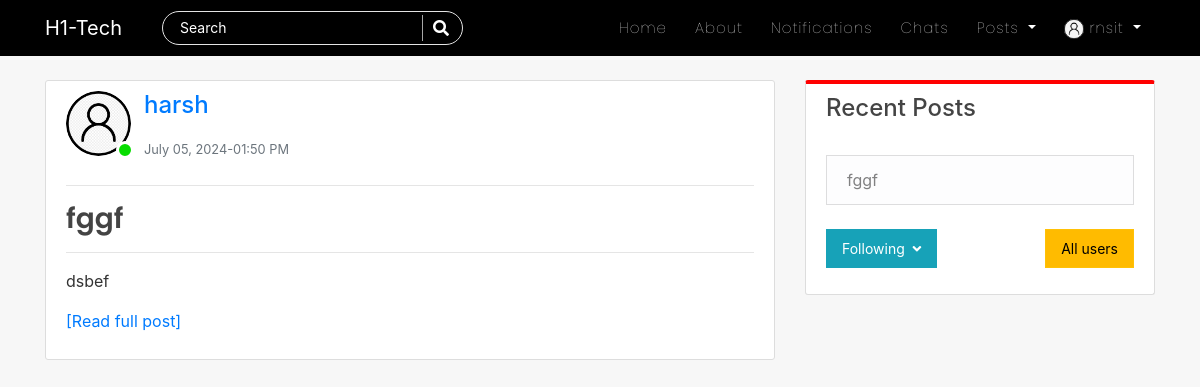
The page /feed/ (signed in) on the database its author committed.
### users/models.py (models this page shows, shortened)
class Profile(models.Model):
    user = models.OneToOneField(User, on_delete=models.CASCADE)
    is_online = models.BooleanField(default=False)
    following = models.ManyToManyField(User, related_name="following", blank=True)
    friends = models.ManyToManyField(User, related_name='my_friends', blank=True)
    bio = models.CharField(default="",blank=True,null=True,max_length=350)
    date_of_birth = models.CharField(blank=True,max_length=150)
    updated = models.DateTimeField(auto_now=True)
    created = models.DateTimeField(auto_now_add=True)
    image = models.ImageField(default='default.jpg', upload_to='profile_pics',blank=True, null=True)
    def profile_posts(self):
        return self.user.post_set.all()

### blog/models.py (models this page shows, shortened)
class Post(models.Model):
    title = models.CharField(max_length=150)
    content = RichTextField(blank=True, null=True)
    date_posted = models.DateTimeField(default=timezone.now)
    date_updated = models.DateTimeField(auto_now=True)
    author = models.ForeignKey(User, on_delete=models.CASCADE)
    likes = models.ManyToManyField(User, related_name="blogpost", blank=True)
    saves = models.ManyToManyField(User, related_name="blogsave", blank=True)

### blog/views.py (the view)
# urls.py: path('feed/', posts_of_following_profiles, name='posts-follow-view'),
@login_required
def posts_of_following_profiles(request):
    profile = Profile.objects.get(user = request.user)
    users = [user for user in profile.following.all()]
    posts = []
    qs = None
    for u in users:
        p = Profile.objects.get(user=u)
        p_posts = p.user.post_set.all()
        posts.append(p_posts)
    my_posts = profile.profile_posts()
    posts.append(my_posts)
    if len(posts)>0:
        qs = sorted(chain(*posts), reverse=True, key=lambda obj:obj.date_posted)
    paginator = Paginator(qs, 5)
    page = request.GET.get('page')
    try:
        posts_list = paginator.page(page)
    except PageNotAnInteger:
        posts_list = paginator.page(1)
    except EmptyPage:
        posts_list = paginator.page(paginator.num_pages)
    return render(request,'blog/feeds.html',{'profile':profile,'posts':posts_list})

### blog/templates/blog/feeds.html (shortened to what this page needs)
{% extends "blog/base.html" %}
{% block content %}
<div class="col-md-8">
    {% for post in posts %}
    <article class="content-section" style="overflow: auto;">
      <div class="media">
        <div class="img-cont3">
          <img class="rounded-circle article-img" src="{{post.author.profile.image.url}}" alt="image">
          {% if post.author.profile.is_online %}
              <span class="online-circle4"></span>
          {% else %}
              <span class="offline-circle4"></span>
          {% endif %}
        </div>
        <div class="media-body">
          <p>
            <a class="mr-2 h4" href="{% url 'profile-detail-view' post.author.pk %}">{{ post.author }}</a>
          </p>
          <small class="text-muted">{{ post.date_posted|date:"F d, Y-h:i A" }}</small>
        </div>
    </div>
    <hr>
    <h3><a class="article-title" href="{% url 'post-detail' post.id %}">{{ post.title }}</a></h3>
    <hr>
      <p class="article-content">{{ post.content|safe|linebreaks|truncatewords_html:"20" }}<a href="{% url 'post-detail' post.id %}">[Read full post]</a></p>
    </article>
    {% endfor %}
</div>
<div class="col-md-4">
  <div class="content-section" style="border-top: 4px solid red;">
    <h4>Recent Posts</h4>
    <br>
      <ul class="list-group">
          {% if posts.0 %}
            <a href="{% url 'post-detail' posts.0.pk %}"><li class="list-group-item list-group-item-light">{{ posts.0.title }}</li></a>
          {% else %}
            <span class="text-muted">Your Feed is empty</span>
          {% endif %}
      </ul>
      <br>
        <div>
          <a class="btn btn-info" data-toggle="collapse" href="#collapseExample" role="button" aria-expanded="false" aria-controls="collapseExample">Following &nbsp;<i class="fas fa-angle-down"></i></a>
          <a class="btn btn-warning float-right" href="{% url 'profile-list-view' %}">All users</a>
          <br>
      </div>
  </div>
</div>
{% endblock %}

### blog/templates/blog/navbar.html (shortened to what this page needs)
<nav class="navbar navbar-expand-lg navbar-dark bg-steel fixed-top">
    <div class="container">
      <a class="navbar-brand mr-4 pr-3" href="/">H1-Tech</a>
      <div class="collapse navbar-collapse" id="navbarToggle">
        <div class="navbar-nav mr-auto">
          <div id="searchbar" >
            <form method="GET" action="/search">
              <input required name="query" id="search" type="text" placeholder="Search">
              <button class="search-btn" type="submit"><i class="fas fa-search"></i></button>
            </form>
          </div>
        </div>
        <div class="navbar-nav">
          <a class="nav-item nav-link" href="{% url 'blog-home' %}">Home</a>
          <a class="nav-item nav-link" href="{% url 'blog-about' %}">About</a>
          {% if user.is_authenticated %}
          <a class="nav-item nav-link" href="{% url 'show-notifications' %}">Notifications</a>
          <a class="nav-item nav-link" href="{% url 'room-enroll' %}">Chats</a>
          <div class="dropdown">
            <a class="dropdown-toggle nav-link" href="#" role="button" id="dropdownMenuLink1" data-toggle="dropdown" aria-haspopup="true" aria-expanded="false">
              Posts
            </a>
          </div>
          {% endif %}
          {% if user.is_authenticated %}
            <div class="dropdown">
              <a class="dropdown-toggle nav-link" href="#" role="button" id="dropdownMenuLink2" data-toggle="dropdown" aria-haspopup="true" aria-expanded="false">
                <img class="rounded-circle" style="height: 20px; width: 20px;" src="{{user.profile.image.url}}" alt="">&nbsp;{{user|truncatechars:"10"}}
              </a>
            </div>
          {% else %}
            <a class="nav-item nav-link" href="{% url 'account_login' %}">Login</a>
            <a class="nav-item nav-link" href="{% url 'register' %}">Register</a>
          {% endif %}
        </div>
      </div>
    </div>
</nav>

### blog/static/blog/main.css (style rules this page uses)
body { background: #f7f7f7; color: #333333; margin-top: 5rem; scroll-behavior: smooth; }
h1, h2, h3, h4, h5, h6 { color: #444444; }
ul { margin: 0; }
.bg-steel { background: black; }
.site-header .navbar-nav .nav-link { color: #ffffff; font-family:'Poppins'; font-weight: 100; margin: 0px 6px; font-size: 15px; letter-spacing: 1px; }
.content-section { background: #ffffff; padding: 10px 20px; border: 1px solid #dddddd; border-radius: 3px; margin-bottom: 20px; }
.article-title { color: #444444; font-family: 'poppins'; font-weight: 600; }
.article-content { white-space: pre-line; }
.article-img { height: 65px; width: 65px; margin-right: 16px; }
.img-cont3 { height: 78px; width: 78px; position: relative; }
.online-circle4 { width: 18px; height: 18px; border-radius: 50%; background-color:#07dd00; border: 3px solid white; bottom: 10px; right: 10px; position: absolute; }
#searchbar form { width: auto; display: flex; flex-direction: row; border-radius: 50px; padding: 3px 15px; background-color: transparent; border: 1px solid #e4e4e4; margin-right: 10px; }
#searchbar form input::placeholder { color: #fff; font-size: 14px; }
#searchbar form input { border: none; outline: none; color: #fff; font-size: 15px; flex: 1; background-color:transparent; }
.search-btn { color:#fff; border: none; width: 25px; padding-left: 10px; border-left: 1px solid rgba(202, 202, 202, 0.829); outline: none; background-color: transparent; }
.search-btn i { font-size: 16px; }
.btn { border-radius: 0px; padding: 8px 15px; font-size: 14px; }
.btn-warning { background-color: rgb(255, 187, 0); color: rgb(0, 0, 0); }

### rows shown on the page
Post: author.profile.image (placeholder picture), author "harsh", date_posted "July 05, 2024-01:50 PM", title "fggf", content "dsbef"

### other values the page prints
{{ user|truncatechars:"10" }} "rnsit"
